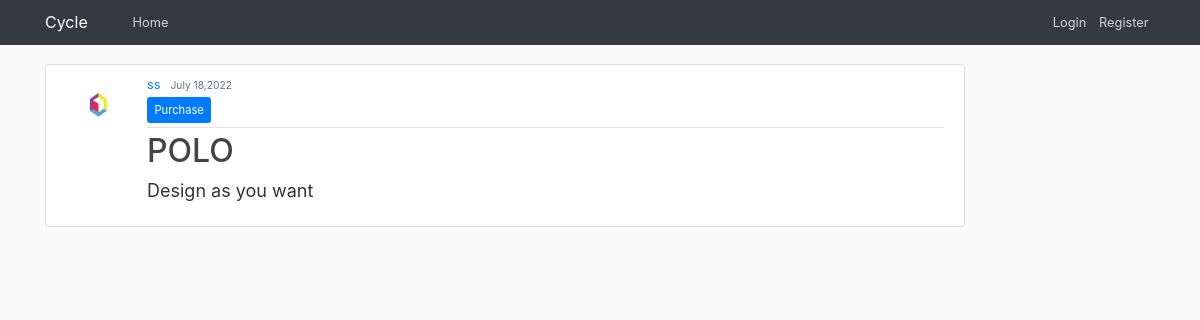
Screenshot of /post/15/ with the database file from the repository.
### bookpark/models.py (models this page shows, shortened)
class Post(models.Model):
    book_name = models.CharField(max_length = 100)
    book_description = models.TextField()
    post_date = models.DateTimeField(default = timezone.now)
    author = models.ForeignKey(User,on_delete = models.CASCADE)

### user/models.py (models this page shows, shortened)
class Profile(models.Model):
    user = models.OneToOneField(User,on_delete = models.CASCADE)
    image = models.ImageField(default = 'default.jpg',upload_to = 'profile_pics')

### bookpark/views.py (the view)
# urls.py: path('post/<int:pk>/',PostDetailView.as_view(),name = 'post_detail'),
class PostDetailView(DetailView):
    model = Post

### bookpark/templates/bookpark/post_detail.html (shortened to what this page needs)
{% extends "bookpark/root.html" %}
{% block body %}
    <article class="media content-section">
            <img class="rounded-circle article-img" src="{{ object.author.profile.image.url }}" alt="  ">
        <div class="media-body">
              <div class="article-metadata">
                <a class="mr-2" href="#">{{ object.author }}</a>
                <small class="text-muted">{{ object.post_date|date:"F d,Y" }}</small>
                 {% if object.author != user %}
                    <div>
                      <a class="btn btn-primary btn-sm mt-1 mb-1" href="{% url 'temp' %}">Purchase</a>
                    </div>
                  {% endif %}
               </div>
              <h1 class="article-title"> {{ object.book_name }} </h1>
              <p class="article-content" > <font size="+1"> {{ object.book_description }} </font></p>
            </div>
      </article>
{% endblock body %}

### bookpark/static/bookpark/root.css (style rules this page uses)
html { font-size: 80%; }
body { background: #fafafa; color: #333333; margin-top: 5rem; }
h1, h2, h3, h4, h5, h6 { color: #444444; }
.content-section { background: #ffffff; padding: 10px 20px; border: 1px solid #dddddd; border-radius: 3px; margin-bottom: 20px; }
.article-title { color: #444444; }
.article-content { white-space: pre-line; }
.article-img { height: 65px; width: 65px; margin-right: 16px; }
.article-metadata { padding-bottom: 1px; margin-bottom: 4px; border-bottom: 1px solid #e3e3e3 }

### rows the page displays
Post: author.profile.image (placeholder picture), author "ss", post_date "July 18,2022", book_name "POLO", book_description "Design as you want"
